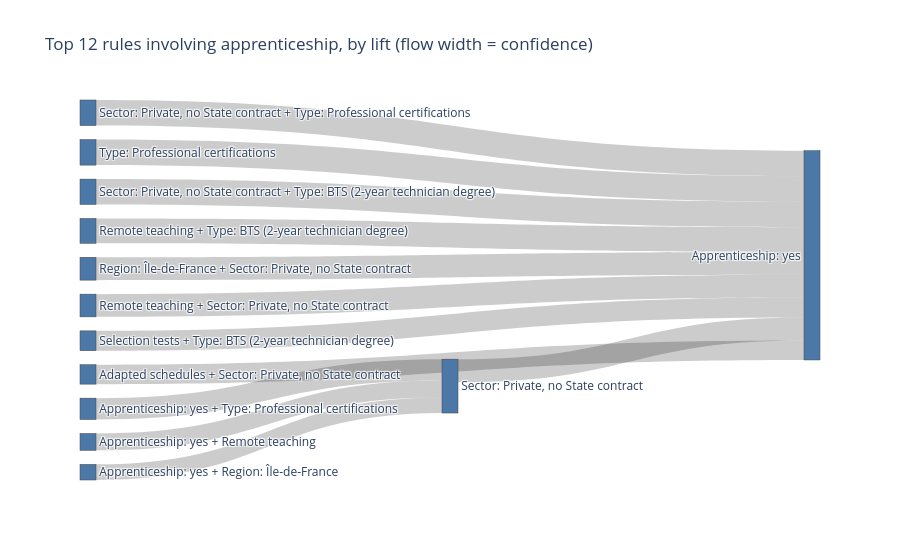
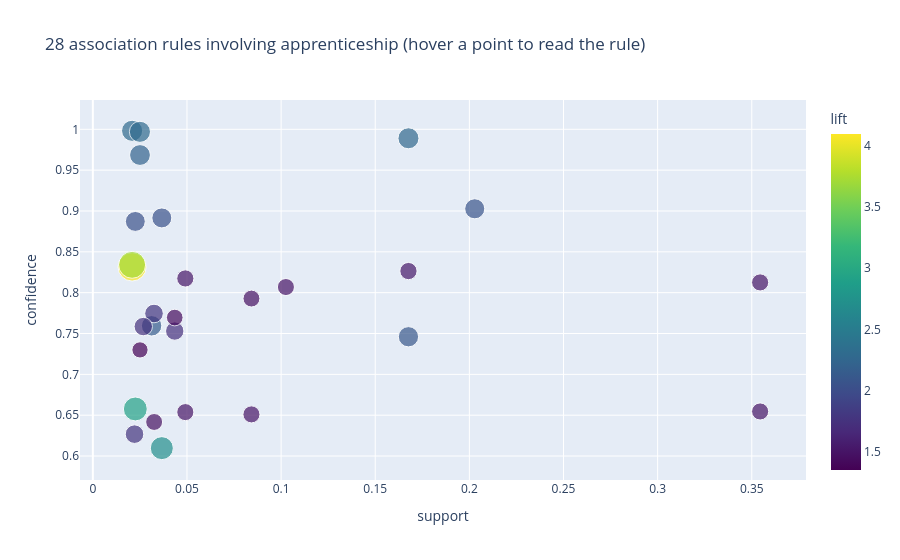

Notebook code for these charts, in order:
### Markdown cell above
**Reading of the support curve (lab exercise 1).** With a strict minimal support (0.5) only a handful of itemsets are frequent; when the threshold goes down, the number of itemsets explodes (several hundred at 0.02). This is the **anti-monotony** property used by Apriori: an itemset cannot be more frequent than any of its parts, so lowering σ lets longer and rarer combinations in. We chose σ = 0.02 (2% of 25,793 programmes, about 500 programmes): rare enough to keep specific combinations, frequent enough to be meaningful.

### Code cell
results["figs"]["q2_sankey"].show()
results["figs"]["q2_rules"].show()
results["rules"][["rule", "support", "confidence", "lift"]].head(15)

### Figure 1 — Plotly figure (JSON) as saved in the notebook; plotly's stock layout.template omitted (floating-point values rounded to 4 significant figures)
{"data": [{"link": {"customdata": [3.71, 2.93, 2.71, 2.29, 2.29, 2.27, 2.22, 2.07, 2.04, 2.03, 1.78, 1.74], "hovertemplate": "confidence %{value}<br>lift %{customdata}", "source": [0, 1, 2, 3, 4, 5, 6, 7, 8, 9, 10, 11], "target": [7, 7, 7, 12, 12, 12, 12, 12, 12, 12, 12, 12], "value": [0.834, 0.658, 0.61, 0.998, 0.997, 0.989, 0.969, 0.903, 0.892, 0.887, 0.774, 0.759]}, "node": {"color": "#4C78A8", "label": ["Apprenticeship: yes + Type: Professional certifications", "Apprenticeship: yes + Remote teaching", "Apprenticeship: yes + Region: Île-de-France", "Sector: Private, no State contract + Type: Professional certifications", "Type: Professional certifications", "Sector: Private, no State contract + Type: BTS (2-year technician degree)", "Remote teaching + Type: BTS (2-year technician degree)", "Sector: Private, no State contract", "Region: Île-de-France + Sector: Private, no State contract", "Remote teaching + Sector: Private, no State contract", "Selection tests + Type: BTS (2-year technician degree)", "Adapted schedules + Sector: Private, no State contract", "Apprenticeship: yes"], "pad": 14, "thickness": 16}, "type": "sankey"}], "layout": {"height": 560, "title": {"text": "Top 12 rules involving apprenticeship, by lift (flow width = confidence)"}}}

### Figure 2 — Plotly figure (JSON) as saved in the notebook; plotly's stock layout.template omitted (floating-point values rounded to 4 significant figures)
{"data": [{"hovertemplate": "<b>%{hovertext}</b><br><br>support=%{x}<br>confidence=%{y}<br>lift=%{marker.color}<extra></extra>", "hovertext": ["Type: Professional certifications  →  Apprenticeship: yes + Sector: Private, no State contract", "Apprenticeship: yes + Type: Professional certifications  →  Sector: Private, no State contract", "Apprenticeship: yes + Remote teaching  →  Sector: Private, no State contract", "Apprenticeship: yes + Region: Île-de-France  →  Sector: Private, no State contract", "Sector: Private, no State contract + Type: Professional certifications  →  Apprenticeship: yes", "Type: Professional certifications  →  Apprenticeship: yes", "Sector: Private, no State contract + Type: BTS (2-year technician degree)  →  Apprenticeship: yes", "Remote teaching + Type: BTS (2-year technician degree)  →  Apprenticeship: yes", "Region: Île-de-France + Sector: Private, no State contract  →  Apprenticeship: yes + Type: BTS (2-year technician degree)", "Sector: Private, no State contract  →  Apprenticeship: yes + Type: BTS (2-year technician degree)", "Sector: Private, no State contract  →  Apprenticeship: yes", "Region: Île-de-France + Sector: Private, no State contract  →  Apprenticeship: yes", "Remote teaching + Sector: Private, no State contract  →  Apprenticeship: yes", "Selection tests + Type: BTS (2-year technician degree)  →  Apprenticeship: yes", "Adapted schedules + Sector: Private, no State contract  →  Apprenticeship: yes + Type: BTS (2-year technician degree)", "Adapted schedules + Sector: Private, no State contract  →  Apprenticeship: yes", "Adapted schedules + Type: BTS (2-year technician degree)  →  Apprenticeship: yes", "Apprenticeship: yes + Sector: Private, no State contract  →  Type: BTS (2-year technician degree)", "Apprenticeship: yes + Region: Île-de-France  →  Type: BTS (2-year technician degree)", "Type: BTS (2-year technician degree)  →  Apprenticeship: yes", "Apprenticeship: yes  →  Type: BTS (2-year technician degree)", "Region: Île-de-France + Type: BTS (2-year technician degree)  →  Apprenticeship: yes", "Sector: Private, State contract + Type: BTS (2-year technician degree)  →  Apprenticeship: yes", "Apprenticeship: yes + Sector: Public  →  Type: BTS (2-year technician degree)", "Sector: Private, no State contract + Selection tests  →  Apprenticeship: yes", "Apprenticeship: yes + Sector: Private, State contract  →  Type: BTS (2-year technician degree)", "Adapted schedules + Apprenticeship: yes  →  Type: BTS (2-year technician degree)", "Apprenticeship: yes + Remote teaching  →  Type: BTS (2-year technician degree)"], "legendgroup": "", "marker": {"color": [4.099, 3.712, 2.927, 2.713, 2.288, 2.285, 2.267, 2.22, 2.143, 2.105, 2.069, 2.044, 2.034, 1.776, 1.768, 1.739, 1.726, 1.526, 1.51, 1.501, 1.501, 1.499, 1.492, 1.49, 1.471, 1.464, 1.421, 1.348], "coloraxis": "coloraxis", "size": [4.099, 3.712, 2.927, 2.713, 2.288, 2.285, 2.267, 2.22, 2.143, 2.105, 2.069, 2.044, 2.034, 1.776, 1.768, 1.739, 1.726, 1.526, 1.51, 1.501, 1.501, 1.499, 1.492, 1.49, 1.471, 1.464, 1.421, 1.348], "sizemode": "area", "sizeref": 0.01025, "symbol": "circle"}, "mode": "markers", "name": "", "orientation": "v", "showlegend": false, "type": "scatter", "x": [0.02086, 0.02086, 0.02256, 0.03664, 0.02086, 0.02501, 0.1676, 0.02505, 0.03121, 0.1676, 0.2028, 0.03664, 0.02256, 0.03249, 0.02214, 0.02679, 0.0435, 0.1676, 0.04912, 0.3544, 0.3544, 0.04912, 0.08425, 0.1025, 0.03257, 0.08425, 0.0435, 0.02505], "xaxis": "x", "y": [0.8315, 0.8341, 0.6576, 0.6097, 0.9981, 0.9969, 0.989, 0.9685, 0.7594, 0.746, 0.9027, 0.8915, 0.8872, 0.7745, 0.6268, 0.7585, 0.753, 0.8265, 0.8174, 0.6546, 0.8125, 0.6538, 0.651, 0.8069, 0.6417, 0.7928, 0.7695, 0.7299], "yaxis": "y"}], "layout": {"coloraxis": {"autocolorscale": false, "colorbar": {"title": {"text": "lift"}}, "colorscale": [[0.0, "#440154"], [0.1111, "#482878"], [0.2222, "#3e4989"], [0.3333, "#31688e"], [0.4444, "#26828e"], [0.5556, "#1f9e89"], [0.6667, "#35b779"], [0.7778, "#6ece58"], [0.8889, "#b5de2b"], [1.0, "#fde725"]]}, "legend": {"itemsizing": "constant", "tracegroupgap": 0}, "title": {"text": "28 association rules involving apprenticeship (hover a point to read the rule)"}, "xaxis": {"anchor": "y", "domain": [0.0, 1.0], "title": {"text": "support"}}, "yaxis": {"anchor": "x", "domain": [0.0, 1.0], "title": {"text": "confidence"}}}}
